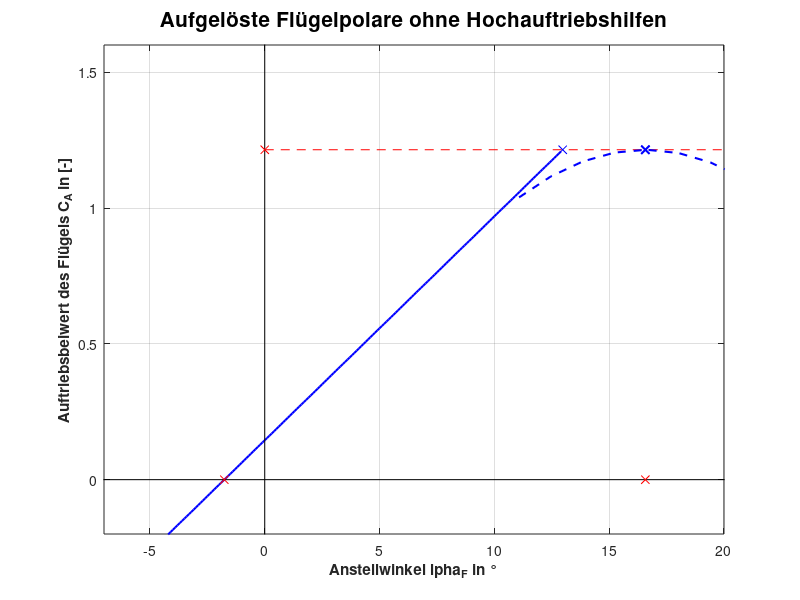

Here is the MATLAB script that generated this plot:
clc
clear
close

load Ergebnisse_Hochauftrieb_1.mat

%%%%%%%%%%%%%%%%%%%%%%%%%%%%%%%%%%%%%%%%%%%%%%%%%%%%%%%%%%%%%%%%%%%%%%%%%%

plot(HA1.alphas,HA1.CAs,'blue','LineWidth',1.5)

hold on
title("Aufgelöste Flügelpolare ohne Hochauftriebshilfen","FontSize",15)
ylabel("Auftriebsbeiwert des Flügels C_{A} in [-]","FontWeight","bold")
xlabel("Anstellwinkel \alpha_{F} in °","FontWeight","bold")
P1 = [0 0];
P2 = [-1 2];
plot(P1,P2,'black')
P3 = [-10 25];
P4 = [0 0];
plot(P3,P4,'black')

% Kritische Points
%Alpha MAX
plot(HA1.alpha_Ca_F_max, 0, 'xred')

%CA MAX
plot([0 20],[HA1.CA_F_max HA1.CA_F_max], 'red--')
plot(0, HA1.CA_F_max,"xred")

%Alpha 0
plot(HA1.alpha_MAC_0, 0,'xred')

plot([HA1.alpha_Ca_F_max  HA1.alpha_Ca_F_max-HA1.delta_alpha_CA_F_max],[HA1.CA_F_max HA1.CA_F_max],'xblue')

grid on

%% Auftriebsabfall Plotten

% Parameter der quadratischen Funktion
a = 0.0058; % Koeffizient von x^2
h = HA1.alpha_Ca_F_max; % x-Koordinate des Maximums
k = HA1.CA_F_max; % y-Koordinate des Maximums

% Bereich der x-Achse
x = linspace(h-5.5, h+7, 10); % Hier können Sie den Bereich anpassen

% Quadratische Funktion berechnen
y = -a * (x - h).^2 + k;

% Plot erstellen
plot(x, y,"blue--",'LineWidth',1.5)
plot(h, k, 'bx','LineWidth',1.5)
ylim([-0.2, 1.6])
xlim([-7, 20])

